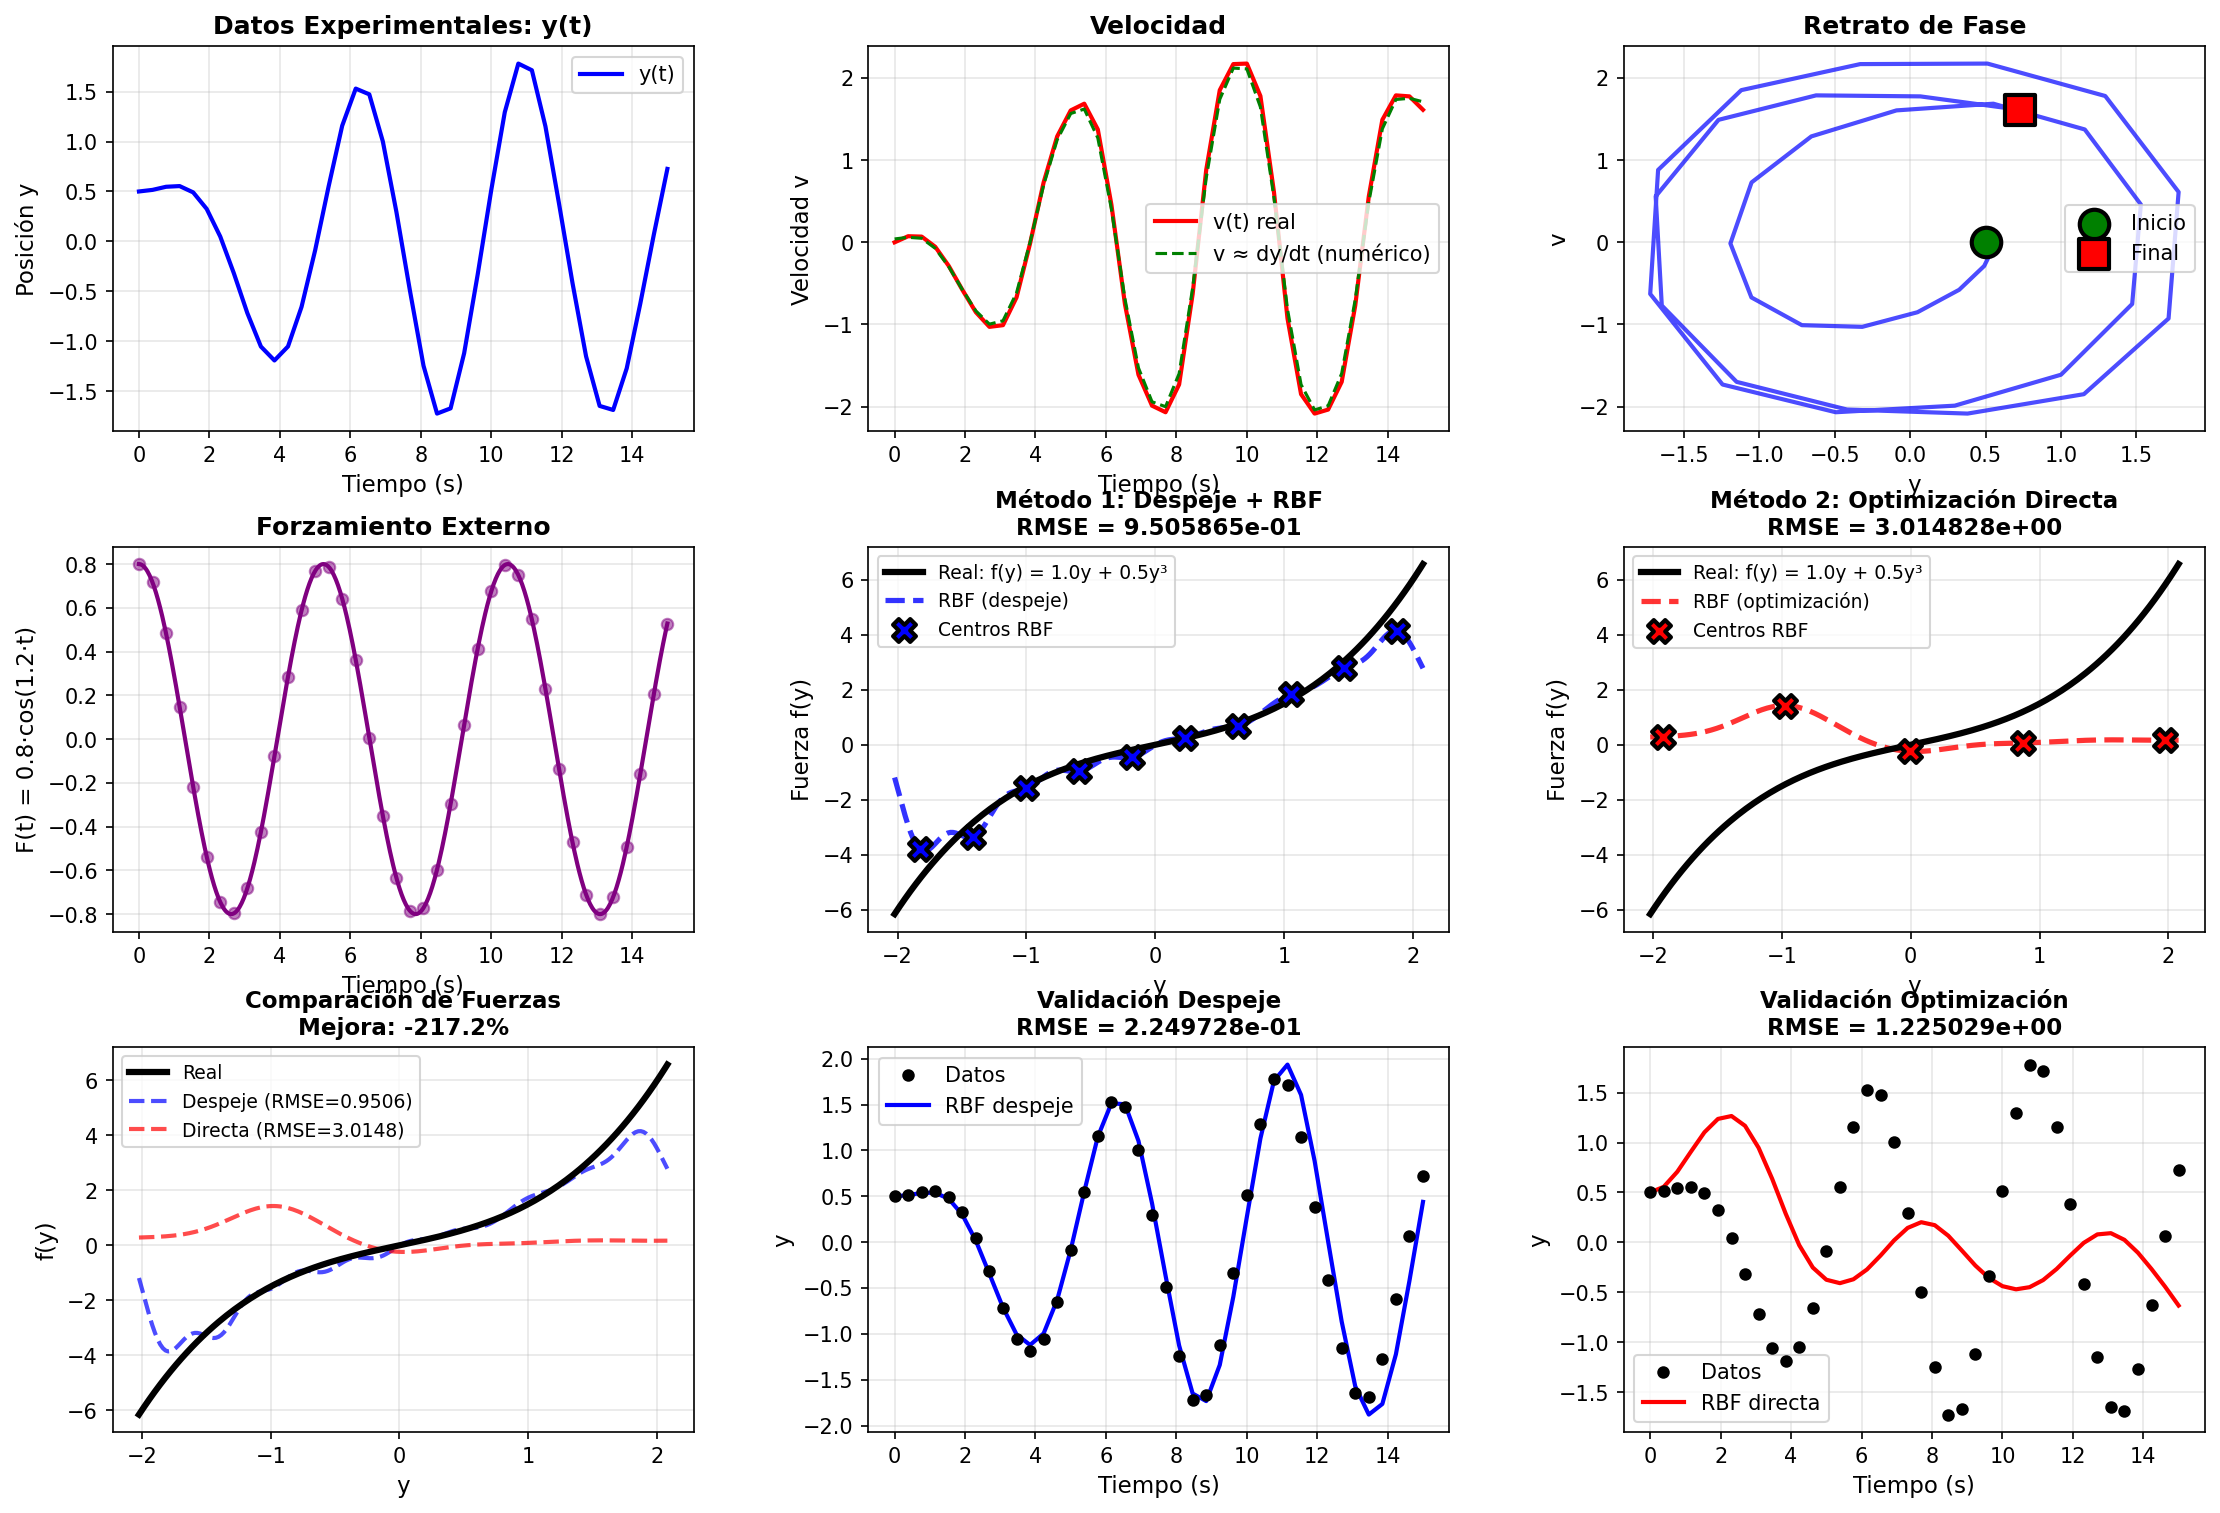

Python code for this plot:
"""
IDENTIFICACIÓN DE FUERZA DE RESTITUCIÓN EN OSCILADOR DE DUFFING

Problema: Oscilador de Duffing forzado con amortiguamiento

  y'' + d·y' + f(y) = A·cos(ω·t)

donde:
  - d: coeficiente de amortiguamiento (conocido)
  - f(y) = a·y + b·y³: fuerza de restitución no lineal (DESCONOCIDA)
  - A·cos(ω·t): forzamiento externo periódico

Objetivo: Identificar f(y) usando RBF a partir de mediciones (t_i, y_i)

Métodos:
  1. Despeje + RBF: Calcular y' y y'' numéricamente, despejar f(y)
  2. Optimización Directa: Optimizar RBF dentro de la ecuación
"""
import numpy as np
import matplotlib.pyplot as plt
from scipy.integrate import solve_ivp
from scipy.optimize import minimize
from scipy.spatial.distance import cdist
import time


# Parámetros del sistema (algunos conocidos, otros a identificar)
D = 0.2          # Amortiguamiento (conocido)
A = 0.8          # Amplitud del forzamiento (conocida)
OMEGA = 1.2      # Frecuencia del forzamiento (conocida)

# Parámetros de f(y) = a·y + b·y³ (DESCONOCIDOS - a identificar)
A_SPRING = 1.0   # Coeficiente lineal
B_SPRING = 0.5   # Coeficiente cúbico


def true_restoring_force(y):
    """
    Fuerza de restitución REAL (desconocida en la práctica)
    f(y) = a·y + b·y³

    - Término lineal: resorte lineal (a > 0: resorte duro)
    - Término cúbico: no linealidad (b > 0: hardening spring)
    """
    return A_SPRING * y + B_SPRING * y**3


def forcing_term(t):
    """Forzamiento externo"""
    return A * np.cos(OMEGA * t)


def generate_experimental_data(t_span, initial_conditions, n_points, noise=0.0):
    """
    Generar datos experimentales del oscilador de Duffing

    Sistema:
      y' = v
      v' = A·cos(ω·t) - d·v - f(y)
    """
    def duffing_real(t, state):
        y, v = state
        dy_dt = v
        dv_dt = forcing_term(t) - D * v - true_restoring_force(y)
        return [dy_dt, dv_dt]

    # Integrar con alta precisión
    sol = solve_ivp(
        duffing_real,
        t_span,
        initial_conditions,
        t_eval=np.linspace(t_span[0], t_span[1], n_points),
        method='RK45',
        rtol=1e-10,
        atol=1e-12,
        max_step=0.05
    )

    t_data = sol.t
    y_data = sol.y[0]
    v_data = sol.y[1]

    # Agregar ruido experimental
    if noise > 0:
        y_data += np.random.normal(0, noise, len(y_data))
        v_data += np.random.normal(0, noise * 2, len(v_data))

    return t_data, y_data, v_data


class RBFOptimizable:
    """RBF con parámetros optimizables para aproximar f(y)"""

    def __init__(self, n_centers):
        self.n_centers = n_centers
        self.centers = None
        self.sigma = None
        self.weights = None

    def set_parameters(self, params):
        """params = [c1, ..., cM, sigma, w1, ..., wM, w0]"""
        n = self.n_centers
        self.centers = params[:n]
        self.sigma = params[n]
        self.weights = params[n+1:]

    def __call__(self, y):
        """Evaluar f(y) = RBF(y)"""
        y = np.atleast_1d(y)
        distances = np.abs(y.reshape(-1, 1) - self.centers.reshape(1, -1))
        phi = np.exp(-(distances ** 2) / (2 * self.sigma ** 2))
        result = phi @ self.weights[:-1] + self.weights[-1]
        return result if len(y) > 1 else float(result[0])


def method_1_despeje(t_data, y_data):
    """
    MÉTODO 1: Despeje + RBF

    Calcular derivadas numéricas y despejar f(y)
    """
    print(f"\n{'='*70}")
    print(f"MÉTODO 1: Despeje + RBF (Método Tradicional)")
    print(f"{'='*70}")

    start_time = time.time()

    # Calcular derivadas numéricas
    y_prime = np.gradient(y_data, t_data)      # Primera derivada
    y_second = np.gradient(y_prime, t_data)    # Segunda derivada

    # Despejar f(y) de la ecuación:
    # y'' + d·y' + f(y) = A·cos(ω·t)
    # f(y) = A·cos(ω·t) - y'' - d·y'
    forcing = forcing_term(t_data)
    f_data = forcing - y_second - D * y_prime

    # Entrenar RBF: f(y) ≈ RBF(y)
    n_centers = 10
    y_min, y_max = y_data.min(), y_data.max()
    centers = np.linspace(y_min - 0.1, y_max + 0.1, n_centers)
    sigma = (y_max - y_min) / (2 * n_centers)

    # Calcular matriz de diseño
    distances = cdist(y_data.reshape(-1, 1), centers.reshape(-1, 1))
    phi = np.exp(-(distances ** 2) / (2 * sigma ** 2))
    phi = np.hstack([phi, np.ones((phi.shape[0], 1))])

    # Resolver mínimos cuadrados
    weights = np.linalg.lstsq(phi, f_data, rcond=None)[0]

    # Crear RBF
    rbf = RBFOptimizable(n_centers)
    rbf.centers = centers
    rbf.sigma = sigma
    rbf.weights = weights

    elapsed = time.time() - start_time

    # Evaluar error en la función de restitución
    f_pred = np.array([rbf(y_val) for y_val in y_data])
    rmse_data = np.sqrt(np.mean((f_pred - f_data) ** 2))

    # Error comparado con función real
    f_true = true_restoring_force(y_data)
    rmse_true = np.sqrt(np.mean((f_pred - f_true) ** 2))

    print(f"  Centros RBF: {n_centers}")
    print(f"  Sigma: {sigma:.4f}")
    print(f"  Tiempo: {elapsed:.4f} s")
    print(f"  RMSE vs datos identificados: {rmse_data:.6e}")
    print(f"  RMSE vs fuerza real: {rmse_true:.6e}")

    return rbf, y_prime, f_data, elapsed


def method_2_direct_optimization(t_data, y_data, initial_conditions, t_span):
    """
    MÉTODO 2: Optimización Directa

    Optimizar parámetros de RBF dentro de la ODE
    """
    print(f"\n{'='*70}")
    print(f"MÉTODO 2: Optimización Directa (sin derivadas)")
    print(f"{'='*70}")

    n_centers = 5

    def solve_duffing_with_rbf(rbf, t_eval):
        """Resolver oscilador de Duffing con RBF como fuerza de restitución"""
        def duffing_rbf(t, state):
            y, v = state
            dy_dt = v
            dv_dt = forcing_term(t) - D * v - rbf(y)
            return [dy_dt, dv_dt]

        try:
            sol = solve_ivp(
                duffing_rbf,
                t_span,
                initial_conditions,
                t_eval=t_eval,
                method='RK45',
                rtol=1e-5,
                atol=1e-7,
                max_step=0.1
            )

            if sol.success:
                return sol.y[0], True  # Retornar y
            else:
                return np.full_like(t_eval, np.nan), False
        except:
            return np.full_like(t_eval, np.nan), False

    def objective_function(params, rbf, t_data, y_data):
        """Función objetivo: ||y_ODE - y_data||²"""
        rbf.set_parameters(params)
        y_pred, success = solve_duffing_with_rbf(rbf, t_data)

        if not success or np.any(np.isnan(y_pred)):
            return 1e10

        return np.mean((y_pred - y_data) ** 2)

    # Inicialización
    rbf = RBFOptimizable(n_centers)

    y_min, y_max = y_data.min(), y_data.max()

    centers_init = np.linspace(y_min - 0.2, y_max + 0.2, n_centers)
    sigma_init = (y_max - y_min) / (2 * n_centers)
    weights_init = np.random.randn(n_centers + 1) * 0.1

    params_init = np.concatenate([centers_init, [sigma_init], weights_init])

    # Bounds
    bounds = []
    for _ in range(n_centers):
        bounds.append((y_min - 0.5, y_max + 0.5))
    bounds.append((0.01, 2.0))
    for _ in range(n_centers + 1):
        bounds.append((-10, 10))

    print(f"  Centros RBF: {n_centers}")
    print(f"  Parámetros totales: {len(params_init)}")
    print(f"  Optimizando con L-BFGS-B...")

    start_time = time.time()

    result = minimize(
        objective_function,
        params_init,
        args=(rbf, t_data, y_data),
        method='L-BFGS-B',
        bounds=bounds,
        options={'maxiter': 50, 'disp': False}
    )

    elapsed = time.time() - start_time

    rbf.set_parameters(result.x)
    y_pred, success = solve_duffing_with_rbf(rbf, t_data)

    rmse_y = np.sqrt(np.mean((y_pred - y_data) ** 2))

    print(f"  Éxito: {result.success}")
    print(f"  Iteraciones: {result.nit}")
    print(f"  Evaluaciones: {result.nfev}")
    print(f"  Tiempo: {elapsed:.2f} s")
    print(f"  RMSE y: {rmse_y:.6e}")

    return rbf, y_pred, elapsed


def visualize_results(t_data, y_data, v_data, rbf_despeje,
                     y_prime, f_data, rbf_direct, y_pred_direct):
    """Visualizar comparación de métodos"""

    fig = plt.figure(figsize=(18, 12))
    gs = fig.add_gridspec(3, 3, hspace=0.3, wspace=0.3)

    # 1. Datos experimentales: y(t)
    ax1 = fig.add_subplot(gs[0, 0])
    ax1.plot(t_data, y_data, 'b-', linewidth=2, label='y(t)')
    ax1.set_xlabel('Tiempo (s)', fontsize=11)
    ax1.set_ylabel('Posición y', fontsize=11)
    ax1.set_title('Datos Experimentales: y(t)', fontsize=12, fontweight='bold')
    ax1.grid(True, alpha=0.3)
    ax1.legend()

    # 2. Velocidad v(t)
    ax2 = fig.add_subplot(gs[0, 1])
    ax2.plot(t_data, v_data, 'r-', linewidth=2, label='v(t) real')
    ax2.plot(t_data, y_prime, 'g--', linewidth=1.5, label='v ≈ dy/dt (numérico)')
    ax2.set_xlabel('Tiempo (s)', fontsize=11)
    ax2.set_ylabel('Velocidad v', fontsize=11)
    ax2.set_title('Velocidad', fontsize=12, fontweight='bold')
    ax2.grid(True, alpha=0.3)
    ax2.legend()

    # 3. Espacio de fases
    ax3 = fig.add_subplot(gs[0, 2])
    ax3.plot(y_data, v_data, 'b-', linewidth=2, alpha=0.7)
    ax3.scatter(y_data[0], v_data[0], s=200, c='green', marker='o',
               edgecolors='black', linewidths=2, label='Inicio', zorder=10)
    ax3.scatter(y_data[-1], v_data[-1], s=200, c='red', marker='s',
               edgecolors='black', linewidths=2, label='Final', zorder=10)
    ax3.set_xlabel('y', fontsize=11)
    ax3.set_ylabel('v', fontsize=11)
    ax3.set_title('Retrato de Fase', fontsize=12, fontweight='bold')
    ax3.grid(True, alpha=0.3)
    ax3.legend()

    # 4. Forzamiento externo
    ax4 = fig.add_subplot(gs[1, 0])
    t_fine = np.linspace(t_data[0], t_data[-1], 500)
    ax4.plot(t_fine, forcing_term(t_fine), 'purple', linewidth=2)
    ax4.scatter(t_data, forcing_term(t_data), c='purple', s=30, alpha=0.5, zorder=10)
    ax4.set_xlabel('Tiempo (s)', fontsize=11)
    ax4.set_ylabel(f'F(t) = {A}·cos({OMEGA}·t)', fontsize=11)
    ax4.set_title('Forzamiento Externo', fontsize=12, fontweight='bold')
    ax4.grid(True, alpha=0.3)

    # 5. Fuerza identificada - Método 1 (Despeje)
    y_range = np.linspace(y_data.min() - 0.3, y_data.max() + 0.3, 200)
    f_true_range = true_restoring_force(y_range)
    f_rbf_despeje = np.array([rbf_despeje(y_val) for y_val in y_range])

    ax5 = fig.add_subplot(gs[1, 1])
    ax5.plot(y_range, f_true_range, 'k-', linewidth=3,
            label=f'Real: f(y) = {A_SPRING}y + {B_SPRING}y³', zorder=10)
    ax5.plot(y_range, f_rbf_despeje, 'b--', linewidth=2.5,
            label='RBF (despeje)', alpha=0.8)
    ax5.scatter(rbf_despeje.centers, [rbf_despeje(c) for c in rbf_despeje.centers],
               s=120, c='blue', marker='X', edgecolors='black', linewidths=2,
               label='Centros RBF', zorder=15)

    rmse_despeje = np.sqrt(np.mean((f_rbf_despeje - f_true_range) ** 2))
    ax5.set_title(f'Método 1: Despeje + RBF\nRMSE = {rmse_despeje:.6e}',
                 fontsize=11, fontweight='bold')
    ax5.set_xlabel('y', fontsize=11)
    ax5.set_ylabel('Fuerza f(y)', fontsize=11)
    ax5.legend(fontsize=9)
    ax5.grid(True, alpha=0.3)

    # 6. Fuerza identificada - Método 2 (Optimización Directa)
    f_rbf_direct = np.array([rbf_direct(y_val) for y_val in y_range])

    ax6 = fig.add_subplot(gs[1, 2])
    ax6.plot(y_range, f_true_range, 'k-', linewidth=3,
            label=f'Real: f(y) = {A_SPRING}y + {B_SPRING}y³', zorder=10)
    ax6.plot(y_range, f_rbf_direct, 'r--', linewidth=2.5,
            label='RBF (optimización)', alpha=0.8)
    ax6.scatter(rbf_direct.centers, [rbf_direct(c) for c in rbf_direct.centers],
               s=120, c='red', marker='X', edgecolors='black', linewidths=2,
               label='Centros RBF', zorder=15)

    rmse_direct = np.sqrt(np.mean((f_rbf_direct - f_true_range) ** 2))
    ax6.set_title(f'Método 2: Optimización Directa\nRMSE = {rmse_direct:.6e}',
                 fontsize=11, fontweight='bold')
    ax6.set_xlabel('y', fontsize=11)
    ax6.set_ylabel('Fuerza f(y)', fontsize=11)
    ax6.legend(fontsize=9)
    ax6.grid(True, alpha=0.3)

    # 7. Comparación de fuerzas
    ax7 = fig.add_subplot(gs[2, 0])
    ax7.plot(y_range, f_true_range, 'k-', linewidth=3, label='Real', zorder=10)
    ax7.plot(y_range, f_rbf_despeje, 'b--', linewidth=2,
            label=f'Despeje (RMSE={rmse_despeje:.4f})', alpha=0.7)
    ax7.plot(y_range, f_rbf_direct, 'r--', linewidth=2,
            label=f'Directa (RMSE={rmse_direct:.4f})', alpha=0.7)

    mejora = ((rmse_despeje - rmse_direct) / rmse_despeje) * 100
    ax7.set_title(f'Comparación de Fuerzas\nMejora: {mejora:+.1f}%',
                 fontsize=11, fontweight='bold')
    ax7.set_xlabel('y', fontsize=11)
    ax7.set_ylabel('f(y)', fontsize=11)
    ax7.legend(fontsize=9)
    ax7.grid(True, alpha=0.3)

    # 8. Validación: y(t) con RBF despeje
    ax8 = fig.add_subplot(gs[2, 1])
    ax8.plot(t_data, y_data, 'ko', markersize=5, label='Datos', zorder=10)

    # Resolver ODE con RBF de despeje
    def duffing_despeje(t, state):
        y, v = state
        return [v, forcing_term(t) - D * v - rbf_despeje(y)]

    sol_despeje = solve_ivp(duffing_despeje, (t_data[0], t_data[-1]),
                           [y_data[0], v_data[0]], t_eval=t_data,
                           method='RK45', rtol=1e-6, atol=1e-8, max_step=0.05)

    ax8.plot(t_data, sol_despeje.y[0], 'b-', linewidth=2, label='RBF despeje')
    rmse_val_despeje = np.sqrt(np.mean((sol_despeje.y[0] - y_data) ** 2))
    ax8.set_title(f'Validación Despeje\nRMSE = {rmse_val_despeje:.6e}',
                 fontsize=11, fontweight='bold')
    ax8.set_xlabel('Tiempo (s)', fontsize=11)
    ax8.set_ylabel('y', fontsize=11)
    ax8.legend()
    ax8.grid(True, alpha=0.3)

    # 9. Validación: y(t) con RBF directa
    ax9 = fig.add_subplot(gs[2, 2])
    ax9.plot(t_data, y_data, 'ko', markersize=5, label='Datos', zorder=10)
    ax9.plot(t_data, y_pred_direct, 'r-', linewidth=2, label='RBF directa')

    rmse_val_direct = np.sqrt(np.mean((y_pred_direct - y_data) ** 2))
    ax9.set_title(f'Validación Optimización\nRMSE = {rmse_val_direct:.6e}',
                 fontsize=11, fontweight='bold')
    ax9.set_xlabel('Tiempo (s)', fontsize=11)
    ax9.set_ylabel('y', fontsize=11)
    ax9.legend()
    ax9.grid(True, alpha=0.3)

    plt.savefig('/home/rodo/1Paper/PublicationD/duffing_rbf_identification.png',
                dpi=150, bbox_inches='tight')
    print("\n📊 Figura guardada: duffing_rbf_identification.png")
    plt.close()


def main():
    """Programa principal"""

    print("\n" + "="*70)
    print("IDENTIFICACIÓN DE FUERZA EN OSCILADOR DE DUFFING")
    print("="*70)
    print(f"\nEcuación: y'' + {D}·y' + f(y) = {A}·cos({OMEGA}·t)")
    print(f"Fuerza real: f(y) = {A_SPRING}·y + {B_SPRING}·y³")

    # Configuración del experimento
    t_span = (0, 15)  # Tiempo suficiente para ver varios ciclos
    y0 = 0.5
    v0 = 0.0
    initial_conditions = [y0, v0]

    n_points = 40
    noise_level = 0.0

    print(f"\n📋 CONFIGURACIÓN:")
    print(f"  Tiempo: t ∈ [{t_span[0]}, {t_span[1]}] s")
    print(f"  Condiciones iniciales: y₀ = {y0}, v₀ = {v0}")
    print(f"  Puntos de medición: {n_points}")
    print(f"  Ruido: {noise_level}")

    # Generar datos experimentales
    print(f"\n{'─'*70}")
    print("Generando datos experimentales...")
    t_data, y_data, v_data = generate_experimental_data(
        t_span, initial_conditions, n_points, noise_level
    )
    print(f"  ✓ {len(t_data)} mediciones")
    print(f"  Rango y: [{y_data.min():.4f}, {y_data.max():.4f}]")
    print(f"  Rango v: [{v_data.min():.4f}, {v_data.max():.4f}]")

    # MÉTODO 1: Despeje + RBF
    rbf_despeje, y_prime, f_data, time_despeje = method_1_despeje(
        t_data, y_data
    )

    # MÉTODO 2: Optimización Directa
    rbf_direct, y_pred_direct, time_direct = method_2_direct_optimization(
        t_data, y_data, initial_conditions, t_span
    )

    # Visualización
    print(f"\n{'='*70}")
    print("Generando visualización...")
    visualize_results(t_data, y_data, v_data, rbf_despeje,
                     y_prime, f_data, rbf_direct, y_pred_direct)

    # Resumen final
    print(f"\n{'='*70}")
    print("RESUMEN COMPARATIVO")
    print(f"{'='*70}")

    y_test = np.linspace(y_data.min(), y_data.max(), 100)
    f_true = true_restoring_force(y_test)
    f_pred_despeje = np.array([rbf_despeje(y_val) for y_val in y_test])
    f_pred_direct = np.array([rbf_direct(y_val) for y_val in y_test])

    rmse_despeje = np.sqrt(np.mean((f_pred_despeje - f_true) ** 2))
    rmse_direct = np.sqrt(np.mean((f_pred_direct - f_true) ** 2))
    mejora = ((rmse_despeje - rmse_direct) / rmse_despeje) * 100

    print(f"\n{'Método':<30} {'RMSE f(y)':>15} {'Tiempo':>15}")
    print("─"*70)
    print(f"{'Despeje + RBF':<30} {rmse_despeje:>15.6e} {time_despeje:>14.3f}s")
    print(f"{'Optimización Directa':<30} {rmse_direct:>15.6e} {time_direct:>14.2f}s")
    print("="*70)
    print(f"\n✨ Mejora en identificación: {mejora:+.1f}%")
    print(f"⏱️  Factor de tiempo: {time_direct/time_despeje:.0f}x más lento")

    print("\n" + "="*70)
    print("✓ Identificación completada exitosamente")
    print("="*70 + "\n")


if __name__ == "__main__":
    np.random.seed(42)
    main()
